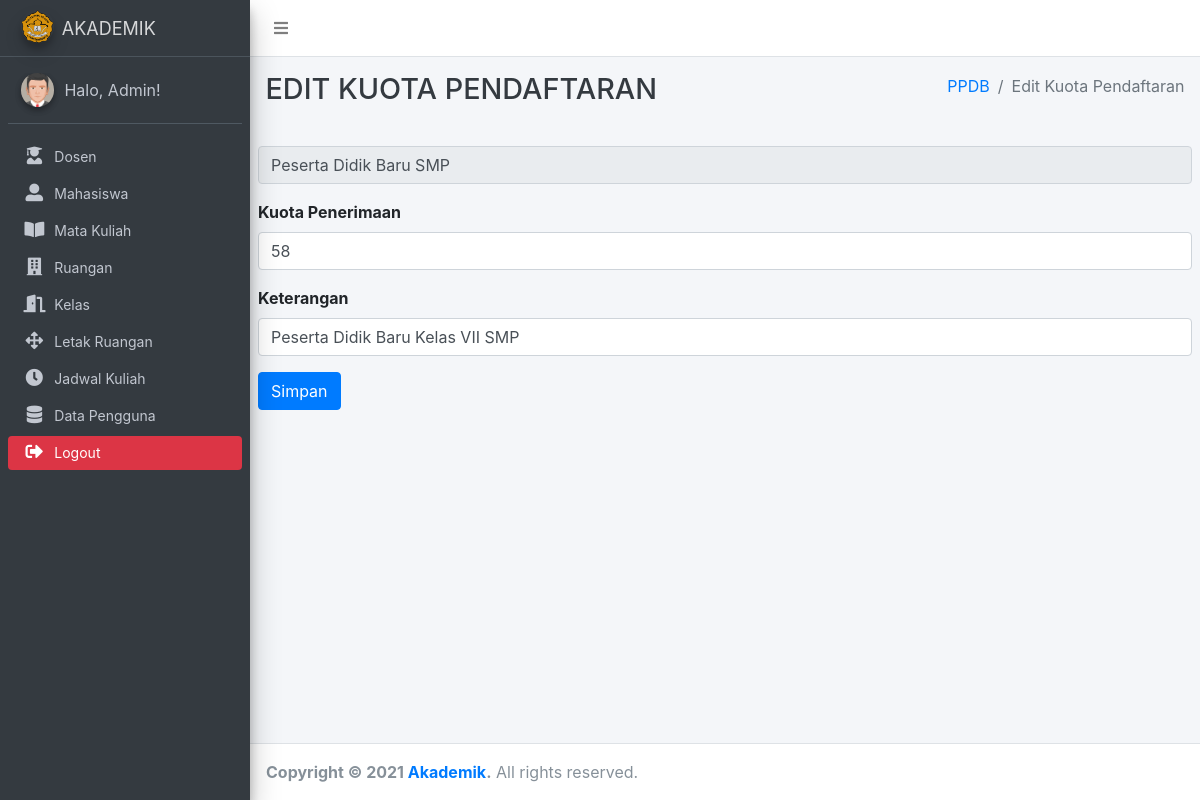
Screenshot of /index.php/home/editkuota/5 with the database file from the repository.
### tables this page shows
CREATE TABLE `kuota` (
  `id` int(11) NOT NULL AUTO_INCREMENT,
  `jenis` varchar(255) NOT NULL,
  `kuota` int(5) NOT NULL,
  `keterangan` varchar(255) NOT NULL,
  PRIMARY KEY (`id`)
);

### application/controllers/Home.php (called while the page is built, shortened)
<?php
class Home extends CI_Controller {
	public function editkuota($id){
		$sess_data = $this->session->userdata();
		$id =    array ('id' => $id);
		$data['kuota'] = $this->M_akademik->editkuota($id,'kuota')->result();
		$this->load->view('template/header');
		$this->load->view('template/sidebar',$sess_data);
		$this->load->view('editkuota',$data);
		$this->load->view('template/footer');
	}
}

### index.php (called while the page is built, shortened)
<?php
require_once BASEPATH.'core/CodeIgniter.php';

### application/models/M_akademik.php (called while the page is built, shortened)
<?php
class M_akademik extends CI_Model{
    public function editkuota($id)
    {
        return $this->db->get_where('kuota',$id);
    }
}
?>

### application/views/editkuota.php (the view, shortened to what this page needs)
<div class="content-wrapper">
<div class="content-header">
      <div class="container-fluid">
        <div class="row mb-2">
          <div class="col-sm-6">
            <h1 class="m-0 text-dark">EDIT KUOTA PENDAFTARAN</h1>
          </div>
          <div class="col-sm-6">
            <ol class="breadcrumb float-sm-right">
              <li class="breadcrumb-item"><a href="#">PPDB</a></li>
              <li class="breadcrumb-item active">Edit Kuota Pendaftaran</li>
            </ol>
          </div>
        </div>
      </div>
    </div>
    <section class="content">
    <?php foreach ($kuota as $data) : ?>
		<form method="post" action="<?php echo base_url().'home/updatekuota'; ?>">
        <div class="form-group">
        <input readonly type="text" name="jenis" class="form-control" value="<?php echo $data->jenis;?>">
        </div>
        <div class="form-group">
        <label for="">Kuota Penerimaan</label>
        <input type="text" name="kuota" class="form-control" value="<?php echo $data->kuota;?>">
        </div>
        <div class="form-group">
        <label for="">Keterangan</label>
        <input type="text" name="keterangan" class="form-control" value="<?php echo $data->keterangan;?>">
        </div>
        <button type="submit" class="btn btn-primary">Simpan</button>
      </div>
	<?php endforeach ;?>
</div>

### rows the page displays
kuota: jenis "Peserta Didik Baru SMP", kuota "58", keterangan "Peserta Didik Baru Kelas VII SMP"
